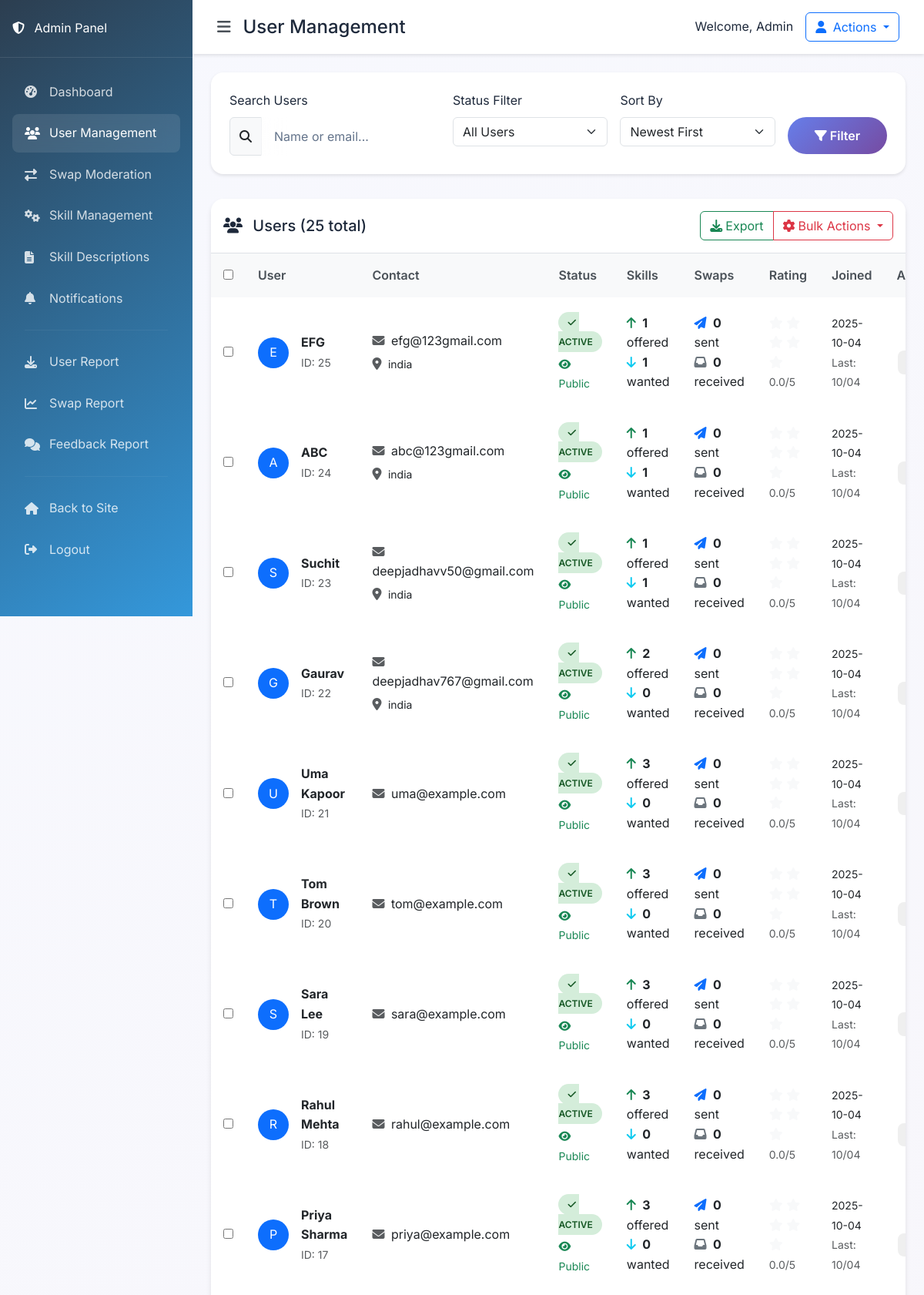
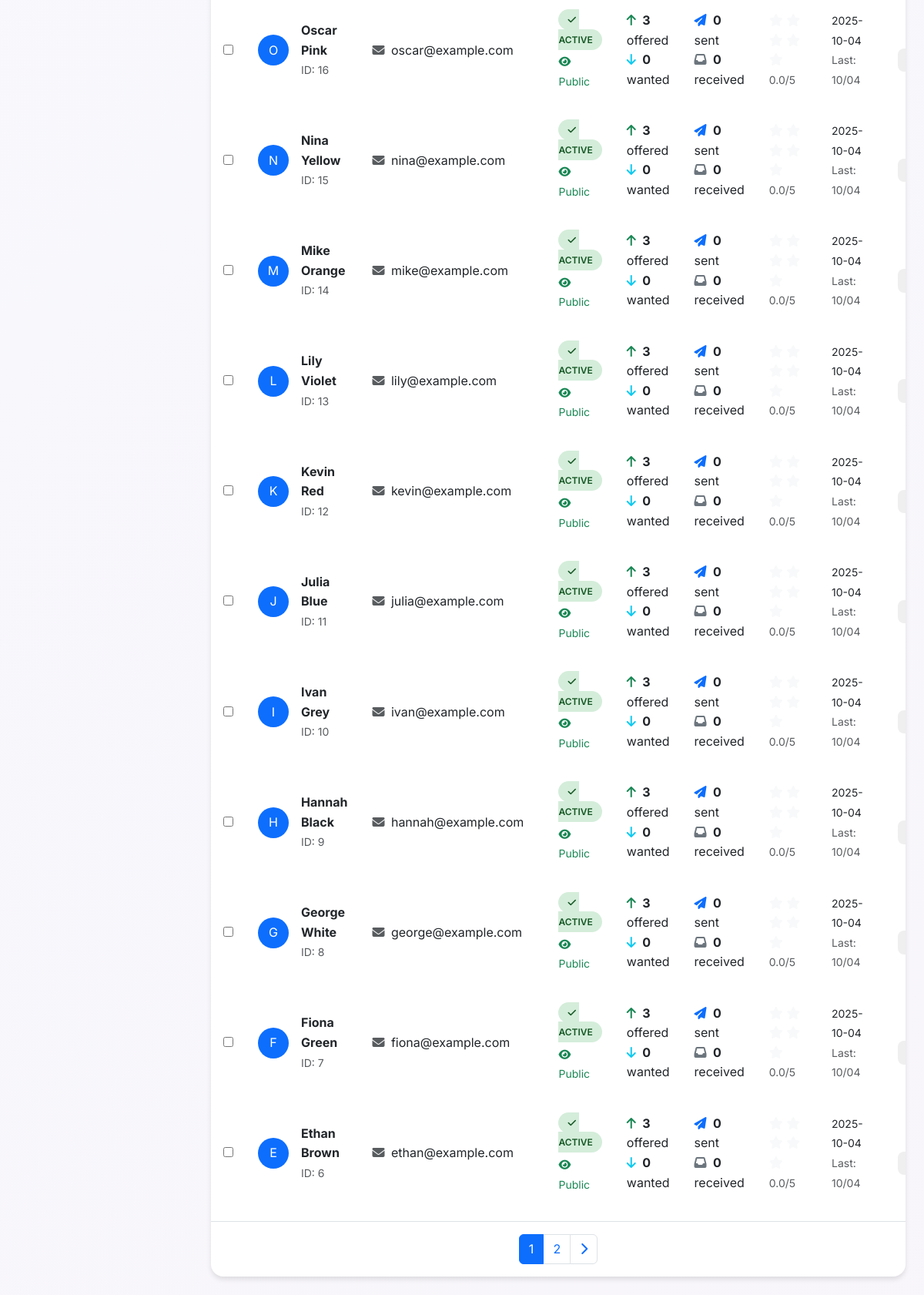
/admin/user_list (signed in), run on the app's committed database (2 pictures, top to bottom).
### SkillSwapHub/models.py (models this page shows, shortened)
class User(db.Model):
    id = db.Column(db.Integer, primary_key=True)
    name = db.Column(db.String(80), nullable=False)
    email = db.Column(db.String(120), unique=True, nullable=False)
    password_hash = db.Column(db.String(128), nullable=True)  # Allow null for OAuth users
    location = db.Column(db.String(100))
    photo_url = db.Column(db.String(200))
    availability = db.Column(db.String(100))
    is_public = db.Column(db.Boolean, default=True)
    is_admin = db.Column(db.Boolean, default=False)
    is_banned = db.Column(db.Boolean, default=False)
    google_id = db.Column(db.String(50), unique=True, nullable=True)
    created_at = db.Column(db.DateTime, default=datetime.now)
    last_login = db.Column(db.DateTime, default=datetime.now)
    reset_token = db.Column(db.String(100), unique=True, nullable=True)
    reset_token_expires = db.Column(db.DateTime, nullable=True)
    skills = db.relationship('UserSkill', backref='user', lazy=True)
    sent_requests = db.relationship('SwapRequest', foreign_keys='SwapRequest.from_user_id', backref='requester', lazy=True)
    received_requests = db.relationship('SwapRequest', foreign_keys='SwapRequest.to_user_id', backref='receiver', lazy=True)
    def get_offered_skills(self):
        return [us.skill for us in self.skills if us.type == 'offered']
    def get_wanted_skills(self):
        return [us.skill for us in self.skills if us.type == 'wanted']
    def get_average_rating(self):
        try:
            from sqlalchemy import func
            result = db.session.query(func.avg(Feedback.rating))\
                .join(SwapRequest, ((SwapRequest.from_user_id == self.id) | (SwapRequest.to_user_id == self.id)))\
                .filter(Feedback.reviewer_id != self.id)\
                .scalar()
            return result or 0.0
        except Exception as e:
            print(f"Error calculating average rating: {e}")
            return 0.0

### SkillSwapHub/admin_routes.py (the view)
    def decorated_function(*args, **kwargs):
        if not is_admin():
            flash('Access denied. Admin privileges required.', 'error')
            return redirect(url_for('main.index'))
        return f(*args, **kwargs)

### SkillSwapHub/templates/user_list.html (shortened to what this page needs)
{% extends "admin/admin_base.html" %}
{% block page_title %}User Management{% endblock %}
{% block content %}
<div class="filter-section">
    <form method="GET" class="row g-3">
        <div class="col-md-4">
            <label class="form-label">Search Users</label>
            <div class="input-group">
                <span class="input-group-text">
                    <i class="fas fa-search"></i>
                </span>
                <input type="text" class="form-control" name="search" value="{{ search }}"
                       placeholder="Name or email...">
            </div>
        </div>
        <div class="col-md-3">
            <label class="form-label">Status Filter</label>
            <select class="form-select" name="status">
                <option value="all" {% if status_filter == 'all' %}selected{% endif %}>All Users</option>
            </select>
        </div>
        <div class="col-md-3">
            <label class="form-label">Sort By</label>
            <select class="form-select" name="sort">
                <option value="newest">Newest First</option>
            </select>
        </div>
        <div class="col-md-2">
            <label class="form-label">&nbsp;</label>
            <div class="d-grid">
                <button type="submit" class="btn btn-primary">
                    <i class="fas fa-filter me-1"></i>Filter
                </button>
            </div>
        </div>
    </form>
</div>
<div class="data-table">
    <div class="d-flex justify-content-between align-items-center p-3 border-bottom">
        <h5 class="mb-0">
            <i class="fas fa-users me-2"></i>
            Users ({{ users.total }} total)
        </h5>
        <div class="btn-group">
            <button class="btn btn-outline-success" onclick="exportUsers()">
                <i class="fas fa-download me-1"></i>Export
            </button>
            <div class="btn-group">
                <button class="btn btn-outline-danger dropdown-toggle" data-bs-toggle="dropdown">
                    <i class="fas fa-cog me-1"></i>Bulk Actions
                </button>
            </div>
        </div>
    </div>
    <div class="table-responsive">
        <table class="table">
            <thead>
                <tr>
                    <th width="50">
                        <input type="checkbox" id="selectAll" onchange="toggleAllUsers()">
                    </th>
                    <th>User</th>
                    <th>Contact</th>
                    <th>Status</th>
                    <th>Skills</th>
                    <th>Swaps</th>
                    <th>Rating</th>
                    <th>Joined</th>
                    <th width="200">Actions</th>
                </tr>
            </thead>
            <tbody>
                {% for user in users.items %}
                <tr>
                    <td>
                        <input type="checkbox" class="user-checkbox" value="{{ user.id }}" />
                    </td>
                    <td>
                        <div class="d-flex align-items-center">
                            <div class="user-avatar me-3">
                                {% if user.photo_url %}
                                    <img src="{{ user.photo_url }}" alt="{{ user.name }}"
                                         class="rounded-circle" width="40" height="40">
                                {% else %}
                                    <div class="rounded-circle bg-primary d-flex align-items-center justify-content-center"
                                         style="width: 40px; height: 40px; color: white;">
                                        {{ user.name[0].upper() }}
                                    </div>
                                {% endif %}
                            </div>
                            <div>
                                <strong>{{ user.name }}</strong>
                                <br>
                                <small class="text-muted">ID: {{ user.id }}</small>
                            </div>
                        </div>
                    </td>
                    <td>
                        <div>
                            <i class="fas fa-envelope me-1 text-muted"></i>
                            {{ user.email }}
                        </div>
                        {% if user.location %}
                        <div class="mt-1">
                            <i class="fas fa-map-marker-alt me-1 text-muted"></i>
                            <small>{{ user.location }}</small>
                        </div>
                        {% endif %}
                    </td>
                    <td>
                        {% if user.is_banned %}
                            <span class="status-badge status-banned">
                                <i class="fas fa-ban me-1"></i>Banned
                            </span>
                        {% else %}
                            <span class="status-badge status-active">
                                <i class="fas fa-check me-1"></i>Active
                            </span>
                        {% endif %}
                        {% if user.is_public %}
                            <div class="mt-1">
                                <small class="text-success">
                                    <i class="fas fa-eye me-1"></i>Public
                                </small>
                            </div>
                        {% else %}
                            <div class="mt-1">
                                <small class="text-muted">
                                    <i class="fas fa-eye-slash me-1"></i>Private
                                </small>
                            </div>
                        {% endif %}
                    </td>
                    <td>
                        <div class="skill-summary">
                            <div>
                                <i class="fas fa-arrow-up text-success me-1"></i>
                                <strong>{{ user.get_offered_skills()|length }}</strong> offered
                            </div>
                            <div>
                                <i class="fas fa-arrow-down text-info me-1"></i>
                                <strong>{{ user.get_wanted_skills()|length }}</strong> wanted
                            </div>
                        </div>
                    </td>
                    <td>
                        <div class="swap-summary">
                            <div>
                                <i class="fas fa-paper-plane text-primary me-1"></i>
                                <strong>{{ user.sent_requests|length }}</strong> sent
                            </div>
                            <div>
                                <i class="fas fa-inbox text-secondary me-1"></i>
                                <strong>{{ user.received_requests|length }}</strong> received
                            </div>
                        </div>
                    </td>
                    <td>
                        <div class="rating-display">
                            <div class="stars">
                                {% set rating = user.get_average_rating() %}
                                {% for i in range(5) %}
                                    <i class="fas fa-star {% if i < rating %}text-warning{% else %}text-light{% endif %}"></i>
                                {% endfor %}
                            </div>
                            <small class="text-muted">{{ "%.1f"|format(rating) }}/5</small>
                        </div>
                    </td>
                    <td>
                        <small>{{ user.created_at.strftime('%Y-%m-%d') if user.created_at else 'N/A' }}</small>
                        <br>
                        {% if user.last_login %}
                            <small class="text-muted">Last: {{ user.last_login.strftime('%m/%d') }}</small>
                        {% endif %}
                    </td>
                    <td>
                        <div class="action-buttons">
                            <a href="{{ url_for('main.public_profile', user_id=user.id) }}"
                               class="action-btn btn-outline-info" title="View Profile" target="_blank">
                            </a>
                            <a href="{{ url_for('admin.user_ban_history', user_id=user.id) }}"
                               class="action-btn btn-outline-warning" title="Ban History">
                            </a>
                            {% if not user.is_admin %}
                                {% if user.is_banned %}
                                    <a href="{{ url_for('admin.unban_user', user_id=user.id) }}"
                                       class="action-btn btn-outline-success" title="Unban User"
                                       onclick="return confirm('Are you sure you want to unban {{ user.name }}?')">
                                        <i class="fas fa-check"></i>
                                    </a>
                                {% else %}
                                    <button class="action-btn btn-outline-danger" title="Ban User"
                                            onclick="showBanModal({{ user.id }}, '{{ user.name }}')">
                                    </button>
                                {% endif %}
                                <a href="{{ url_for('admin.delete_user', user_id=user.id) }}"
                                   class="action-btn btn-outline-danger" title="Delete User"
                                   onclick="return confirm('Are you sure you want to delete {{ user.name }}? This action cannot be undone.')">
                                </a>
                            {% endif %}
                        </div>
                    </td>
                </tr>
                {% endfor %}
            </tbody>
        </table>
    </div>
    {% if users.pages > 1 %}
    <div class="p-3 border-top">
        <nav aria-label="Users pagination">
            <ul class="pagination justify-content-center mb-0">
                {% for page_num in users.iter_pages() %}
                    {% if page_num %}
                        {% if page_num != users.page %}
                            <li class="page-item">
                                <a class="page-link" href="{{ url_for('admin.user_list', page=page_num, search=search, status=status_filter) }}">{{ page_num }}</a>
                            </li>
                        {% else %}
                            <li class="page-item active">
                                <span class="page-link">{{ page_num }}</span>
                            </li>
                        {% endif %}
                    {% else %}
                        <li class="page-item disabled">
                            <span class="page-link">…</span>
                        </li>
                    {% endif %}
                {% endfor %}
                {% if users.has_next %}
                    <li class="page-item">
                        <a class="page-link" href="{{ url_for('admin.user_list', page=users.next_num, search=search, status=status_filter) }}">
                            <i class="fas fa-chevron-right"></i>
                        </a>
                    </li>
                {% endif %}
            </ul>
        </nav>
    </div>
    {% endif %}
</div>
{% endblock %}

### data on the page
User: name "E", name "EFG", id "25", email "efg@123gmail.com", location "india", is_banned False (drawn), is_public True (drawn), get_offered_skills|length "1", get_wanted_skills|length "1", sent_requests|length "0", received_requests|length "0", rating "0.0", created_at "2025-10-04", last_login "10/04"
User: name "A", name "ABC", id "24", email "abc@123gmail.com", location "india", is_banned False (drawn), is_public True (drawn), get_offered_skills|length "1", get_wanted_skills|length "1", sent_requests|length "0", received_requests|length "0", rating "0.0", created_at "2025-10-04", last_login "10/04"
User: name "S", name "Suchit", id "23", email "deepjadhavv50@gmail.com", location "india", is_banned False (drawn), is_public True (drawn), get_offered_skills|length "1", get_wanted_skills|length "1", sent_requests|length "0", received_requests|length "0", rating "0.0", created_at "2025-10-04", last_login "10/04"
User: name "G", name "Gaurav", id "22", email "deepjadhav767@gmail.com", location "india", is_banned False (drawn), is_public True (drawn), get_offered_skills|length "2", get_wanted_skills|length "0", sent_requests|length "0", received_requests|length "0", rating "0.0", created_at "2025-10-04", last_login "10/04"
User: name "U", name "Uma Kapoor", id "21", email "uma@example.com", is_banned False (drawn), is_public True (drawn), get_offered_skills|length "3", get_wanted_skills|length "0", sent_requests|length "0", received_requests|length "0", rating "0.0", created_at "2025-10-04", last_login "10/04"
User: name "T", name "Tom Brown", id "20", email "tom@example.com", is_banned False (drawn), is_public True (drawn), get_offered_skills|length "3", get_wanted_skills|length "0", sent_requests|length "0", received_requests|length "0", rating "0.0", created_at "2025-10-04", last_login "10/04"
User: name "S", name "Sara Lee", id "19", email "sara@example.com", is_banned False (drawn), is_public True (drawn), get_offered_skills|length "3", get_wanted_skills|length "0", sent_requests|length "0", received_requests|length "0", rating "0.0", created_at "2025-10-04", last_login "10/04"
User: name "R", name "Rahul Mehta", id "18", email "rahul@example.com", is_banned False (drawn), is_public True (drawn), get_offered_skills|length "3", get_wanted_skills|length "0", sent_requests|length "0", received_requests|length "0", rating "0.0", created_at "2025-10-04", last_login "10/04"
User: name "P", name "Priya Sharma", id "17", email "priya@example.com", is_banned False (drawn), is_public True (drawn), get_offered_skills|length "3", get_wanted_skills|length "0", sent_requests|length "0", received_requests|length "0", rating "0.0", created_at "2025-10-04", last_login "10/04"
User: name "O", name "Oscar Pink", id "16", email "oscar@example.com", is_banned False (drawn), is_public True (drawn), get_offered_skills|length "3", get_wanted_skills|length "0", sent_requests|length "0", received_requests|length "0", rating "0.0", created_at "2025-10-04", last_login "10/04"
User: name "N", name "Nina Yellow", id "15", email "nina@example.com", is_banned False (drawn), is_public True (drawn), get_offered_skills|length "3", get_wanted_skills|length "0", sent_requests|length "0", received_requests|length "0", rating "0.0", created_at "2025-10-04", last_login "10/04"
User: name "M", name "Mike Orange", id "14", email "mike@example.com", is_banned False (drawn), is_public True (drawn), get_offered_skills|length "3", get_wanted_skills|length "0", sent_requests|length "0", received_requests|length "0", rating "0.0", created_at "2025-10-04", last_login "10/04"
User: name "L", name "Lily Violet", id "13", email "lily@example.com", is_banned False (drawn), is_public True (drawn), get_offered_skills|length "3", get_wanted_skills|length "0", sent_requests|length "0", received_requests|length "0", rating "0.0", created_at "2025-10-04", last_login "10/04"
User: name "K", name "Kevin Red", id "12", email "kevin@example.com", is_banned False (drawn), is_public True (drawn), get_offered_skills|length "3", get_wanted_skills|length "0", sent_requests|length "0", received_requests|length "0", rating "0.0", created_at "2025-10-04", last_login "10/04"
User: name "J", name "Julia Blue", id "11", email "julia@example.com", is_banned False (drawn), is_public True (drawn), get_offered_skills|length "3", get_wanted_skills|length "0", sent_requests|length "0", received_requests|length "0", rating "0.0", created_at "2025-10-04", last_login "10/04"
User: name "I", name "Ivan Grey", id "10", email "ivan@example.com", is_banned False (drawn), is_public True (drawn), get_offered_skills|length "3", get_wanted_skills|length "0", sent_requests|length "0", received_requests|length "0", rating "0.0", created_at "2025-10-04", last_login "10/04"
User: name "H", name "Hannah Black", id "9", email "hannah@example.com", is_banned False (drawn), is_public True (drawn), get_offered_skills|length "3", get_wanted_skills|length "0", sent_requests|length "0", received_requests|length "0", rating "0.0", created_at "2025-10-04", last_login "10/04"
User: name "G", name "George White", id "8", email "george@example.com", is_banned False (drawn), is_public True (drawn), get_offered_skills|length "3", get_wanted_skills|length "0", sent_requests|length "0", received_requests|length "0", rating "0.0", created_at "2025-10-04", last_login "10/04"
User: name "F", name "Fiona Green", id "7", email "fiona@example.com", is_banned False (drawn), is_public True (drawn), get_offered_skills|length "3", get_wanted_skills|length "0", sent_requests|length "0", received_requests|length "0", rating "0.0", created_at "2025-10-04", last_login "10/04"
User: name "E", name "Ethan Brown", id "6", email "ethan@example.com", is_banned False (drawn), is_public True (drawn), get_offered_skills|length "3", get_wanted_skills|length "0", sent_requests|length "0", received_requests|length "0", rating "0.0", created_at "2025-10-04", last_login "10/04"

### other printed values
{{ users.total }} "25"
{{ page_num }} "1"
{{ page_num }} "2"
